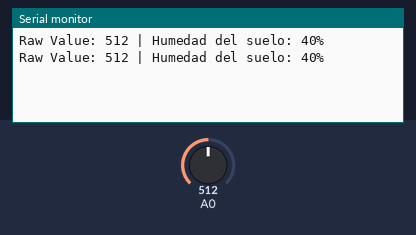
A sketch run on a simulated Arduino Uno, built with avr-gcc and run on an emulated ATmega328P. Parts: the last lines printed to the serial monitor. The inputs (shaded band) are chosen by the test bench; at power-on: A0 = 512.

Above: at 2.8 s.
2.9 s: A0 set to 716
At 4.7 s:
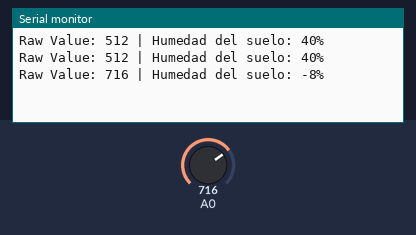
5.6 s: A0 set to 900
At 7.4 s:
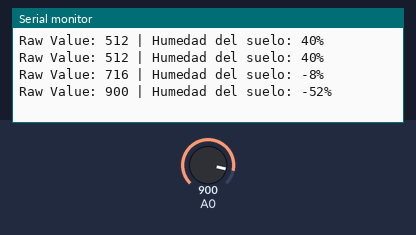
Timing chart, 0 to 8.9 s (numbered marks = the images above; inputs shaded):
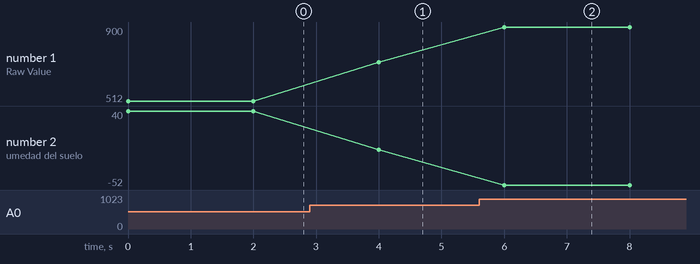

Measured:
- after the input at 2.9 s, the serial monitor: prints a new line after 1.1 s (image 1)
- after the input at 5.6 s, the serial monitor: prints a new line after 0.40 s (image 2)
- plotted number 1: 512 → 716 after the input at 2.9 s, 716 → 900 after the input at 5.6 s
- plotted number 2: 40 → -8 after the input at 2.9 s, -8 → -52 after the input at 5.6 s

The sketch:

sensorHumedad.ino
```cpp
int dryValue = 260;
int wetValue = 680;
int friendlyDryValue = 100;
int friendlyWetValue = 0;
void setup() {
  Serial.begin(9600);
}
void loop() {
  int rawValue = analogRead(A0);
  Serial.print("Raw Value: ");
  Serial.print(rawValue);
  Serial.print(" | ");

  int friendlyValue = map(rawValue, dryValue, wetValue, friendlyDryValue, friendlyWetValue);

  Serial.print("Humedad del suelo: ");
  Serial.print(friendlyValue);
  Serial.println("%");

  delay(2000);
}
```

main.cpp
```cpp
#include <Arduino.h>


//Asignacion de pines del 74HC595 que controla las filas
const int rowData  = 2;
const int rowLatch = 3;
const int rowClock = 4;

//Asignacion de pines del 74HC595 que controla las columnas
const int colData  = 5;
const int colLatch = 6;
const int colClock = 7;

//Tamano matriz
const byte rows = 8;
const byte cols = 8;

//variable generica
byte data = B00000000;

//arreglo de bits para prueba de patrones
byte bits[rows] = {
                  B00000001,
                  B00000011,
                  B00000111,
                  B00001111,
                  B00011111,
                  B00111111,
                  B01111111,
                  B11111111
                            };


//Arreglo para filas y columnas
byte dataRow;
byte dataCol;

#define t 100

//Funcion de inicializacion del IC 74HC595 usado para las filas
void writeRow(byte data){

   shiftOut(rowData, rowClock, LSBFIRST, data);
   digitalWrite(rowLatch, HIGH);
   digitalWrite(rowLatch, LOW);

}

//Funcion de inicializacion del IC 74HC595 usado para las columnas
void writeCol(int data){

   shiftOut(colData, colClock, LSBFIRST, data);
   digitalWrite(colLatch, LOW);
   digitalWrite(colLatch, HIGH);

}

/*

funcion para probar todos los leds de la matrix, establece los valores de las filas en 1 y de cada una de las columnas en 0, de este modo la dupla fila 1,columna 0 enciende cada fila.
Si por ejemplo se cambia el valor de la n-fila a 0 y se mantiene todos los valores de la columna en 0 se apagara la n-fila colocada en 0 esto es:

   writeRow(B01111111);
   writeCol(B00000000);

   Resultado en la matriz de leds

      C1  C2  C3  C4  C5  C6  C7  C8
    F1 0   0   0   0   0   0   0   0
    F2 1   1   1   1   1   1   1   1
    F3 1   1   1   1   1   1   1   1
    F4 1   1   1   1   1   1   1   1
    F5 1   1   1   1   1   1   1   1
    F6 1   1   1   1   1   1   1   1
    F7 1   1   1   1   1   1   1   1
    F8 1   1   1   1   1   1   1   1

  La configuracion "opuesta" es decir, todas las filas en 1 y la primera columna en 1 resultara:

   writeRow(B11111111);
   writeCol(B10000000);

   Resultado en la matriz de leds

      C1  C2  C3  C4  C5  C6  C7  C8
    F1 0   1   1   1   1   1   1   1
    F2 0   1   1   1   1   1   1   1
    F3 0   1   1   1   1   1   1   1
    F4 0   1   1   1   1   1   1   1
    F5 0   1   1   1   1   1   1   1
    F6 0   1   1   1   1   1   1   1
    F7 0   1   1   1   1   1   1   1
    F8 0   1   1   1   1   1   1   1

  De este modo hemos establecido cual es la fila y columna 1 respecto de la matriz de LEDS.

  Es importante tener en cuenta que esta configuracion depende de los valores que determinenos para la combinacion de la dupla de paramtros LSBFIRST/MSBFIRST, MSBFIRST/LSBFIRST, MSBFIRST/MSBFIRST, LSBFIRST/LSBFIRST
   sobre las funciones writeRow/writeCol determinara el orden de punto de coordenadas (0,0) para la orientacion de tablero en particular.
*/
void turnOnFullMatrix(){

  // Se enciende todo el tablero 8x8 para probar la matriz de leds
  // La funcion asigna el bit del primer estado binario para las filas - enciende una esquina cruza estados fila/columna
  // La funcion asigna el bit de primer estado binario para las columnas

   writeRow(B01111111);
   writeCol(B00000000);
   delay(3000);

}

//funcion para apagar todos los leds de la matriz, establece todas las filas y columnas en bits de valor 0
void turnOffAllMatrix(){

  // Se borra todo el tablero 8x8
   writeRow(B00000000);
   writeCol(B00000000);
   delay(1000);

}

//funcion para probar el recorrido de filas y columnas por medio de ciclos
void scanArray(){

  for(int i = 0; i<8; i++){

    dataRow = bits[i];

    writeRow(dataRow);
    Serial.println(dataRow, BIN);
    delay(1);
    writeCol(dataCol);
    delay(500);

    for(int j = 0; j<8; j++){

    dataCol = bits[j];
    writeCol(dataCol);
    delay(1);
    writeCol(dataRow);
    delay(500);

    }
  }
}

//Funcion para determinar visualmente cual es la coordenada (0,0) del tablero de lEDS
void cornerTest(){

  //identifica el primer led prendiendo mas tiempo
   writeRow(B00000001);
   writeCol(B01111111);
   delay(3000);
   writeRow(B00000001);
   writeCol(B11111110);
   delay(200);
   writeRow(B10000000);
   writeCol(B11111110);
   delay(200);
   writeRow(B10000000);
   writeCol(B01111111);
   delay(200);
}

//funcion setup arduino se ejecuta al inicio una vez
void setup(){

  Serial.begin(9600);
  //Asignacion puertos IC 74HC595 como salida para el control de filas
   pinMode(rowData, OUTPUT);
   pinMode(rowLatch, OUTPUT);
   pinMode(rowClock, OUTPUT);
  //Asignacion puertos IC 74HC595 como salida para el control de columnas
   pinMode(colData, OUTPUT);
   pinMode(colLatch, OUTPUT);
   pinMode(colClock, OUTPUT);

   cornerTest();

}

//Funcion ciclica de arduino
void loop(){


   writeRow(B10000000);
   writeCol(B00111111);
   delay(10);
   writeRow(B01000000);
   writeCol(B00011111);
   delay(10);

}
```
